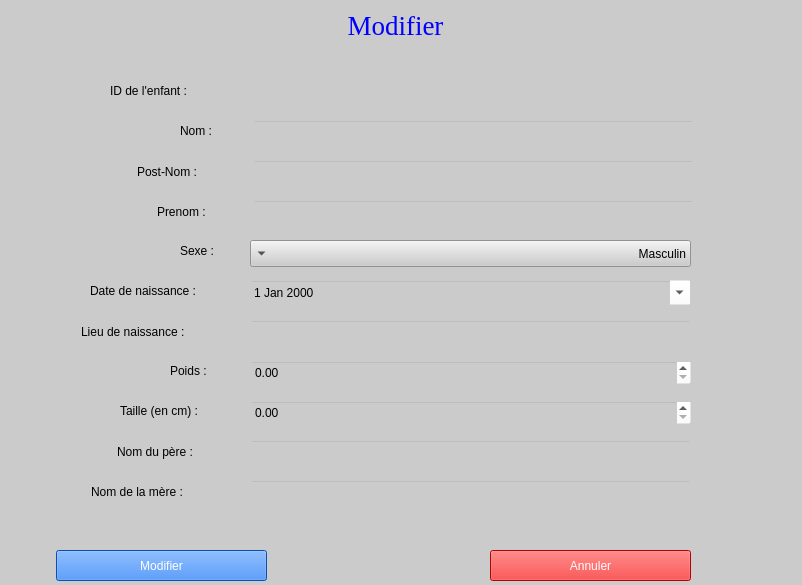
<?xml version="1.0" encoding="UTF-8"?>
<ui version="4.0">
 <class>Form</class>
 <widget class="QWidget" name="Form">
  <property name="geometry">
   <rect>
    <x>0</x>
    <y>0</y>
    <width>802</width>
    <height>585</height>
   </rect>
  </property>
  <property name="minimumSize">
   <size>
    <width>802</width>
    <height>585</height>
   </size>
  </property>
  <property name="maximumSize">
   <size>
    <width>802</width>
    <height>585</height>
   </size>
  </property>
  <property name="windowTitle">
   <string>Form</string>
  </property>
  <property name="styleSheet">
   <string notr="true">background-color: rgb(203, 203, 204);</string>
  </property>
  <widget class="QLineEdit" name="lineEdit_PostNom">
   <property name="geometry">
    <rect>
     <x>253</x>
     <y>160</y>
     <width>441</width>
     <height>27</height>
    </rect>
   </property>
   <property name="styleSheet">
    <string notr="true">font: 14pt &quot;Times New Roman&quot;;
background-color: rgba(255, 255, 255, 0);</string>
   </property>
  </widget>
  <widget class="QLineEdit" name="lineEdit_Nom_Mere">
   <property name="geometry">
    <rect>
     <x>250</x>
     <y>480</y>
     <width>441</width>
     <height>27</height>
    </rect>
   </property>
   <property name="styleSheet">
    <string notr="true">font: 14pt &quot;Times New Roman&quot;;
background-color: rgba(255, 255, 255, 0);</string>
   </property>
  </widget>
  <widget class="QLineEdit" name="lineEdit_Prenom">
   <property name="geometry">
    <rect>
     <x>253</x>
     <y>200</y>
     <width>441</width>
     <height>27</height>
    </rect>
   </property>
   <property name="styleSheet">
    <string notr="true">font: 14pt &quot;Times New Roman&quot;;
background-color: rgba(255, 255, 255, 0);</string>
   </property>
  </widget>
  <widget class="QComboBox" name="cb_Sexe">
   <property name="geometry">
    <rect>
     <x>250</x>
     <y>240</y>
     <width>441</width>
     <height>27</height>
    </rect>
   </property>
   <property name="cursor">
    <cursorShape>OpenHandCursor</cursorShape>
   </property>
   <property name="layoutDirection">
    <enum>Qt::RightToLeft</enum>
   </property>
   <property name="styleSheet">
    <string notr="true">font: 14pt &quot;Times New Roman&quot;;
</string>
   </property>
   <item>
    <property name="text">
     <string>Masculin</string>
    </property>
   </item>
   <item>
    <property name="text">
     <string>Feminin</string>
    </property>
   </item>
  </widget>
  <widget class="QPushButton" name="btn_Modifier">
   <property name="geometry">
    <rect>
     <x>56</x>
     <y>550</y>
     <width>211</width>
     <height>31</height>
    </rect>
   </property>
   <property name="cursor">
    <cursorShape>PointingHandCursor</cursorShape>
   </property>
   <property name="styleSheet">
    <string notr="true">background-color: rgb(11, 109, 255);
color: rgb(255, 255, 255);
font: 75 14pt &quot;Times New Roman&quot;;</string>
   </property>
   <property name="text">
    <string>Modifier</string>
   </property>
   <property name="default">
    <bool>false</bool>
   </property>
   <property name="flat">
    <bool>false</bool>
   </property>
  </widget>
  <widget class="QLabel" name="label_3">
   <property name="geometry">
    <rect>
     <x>137</x>
     <y>161</y>
     <width>86</width>
     <height>21</height>
    </rect>
   </property>
   <property name="styleSheet">
    <string notr="true">font: 14pt &quot;Times New Roman&quot;;</string>
   </property>
   <property name="text">
    <string>Post-Nom :</string>
   </property>
  </widget>
  <widget class="QPushButton" name="btn_Annuler">
   <property name="geometry">
    <rect>
     <x>490</x>
     <y>550</y>
     <width>201</width>
     <height>31</height>
    </rect>
   </property>
   <property name="cursor">
    <cursorShape>PointingHandCursor</cursorShape>
   </property>
   <property name="styleSheet">
    <string notr="true">background-color: rgb(255, 0, 0);
color: rgb(255, 255, 255);
font: 75 14pt &quot;Times New Roman&quot;;</string>
   </property>
   <property name="text">
    <string>Annuler</string>
   </property>
  </widget>
  <widget class="QLabel" name="label">
   <property name="geometry">
    <rect>
     <x>180</x>
     <y>120</y>
     <width>46</width>
     <height>21</height>
    </rect>
   </property>
   <property name="styleSheet">
    <string notr="true">font: 14pt &quot;Times New Roman&quot;;</string>
   </property>
   <property name="text">
    <string>Nom :</string>
   </property>
  </widget>
  <widget class="QLabel" name="label_9">
   <property name="geometry">
    <rect>
     <x>91</x>
     <y>481</y>
     <width>127</width>
     <height>21</height>
    </rect>
   </property>
   <property name="styleSheet">
    <string notr="true">font: 14pt &quot;Times New Roman&quot;;</string>
   </property>
   <property name="text">
    <string>Nom de la mère :</string>
   </property>
  </widget>
  <widget class="QDateEdit" name="dateEdit">
   <property name="geometry">
    <rect>
     <x>250</x>
     <y>280</y>
     <width>441</width>
     <height>25</height>
    </rect>
   </property>
   <property name="styleSheet">
    <string notr="true">font: 14pt &quot;Times New Roman&quot;;
background-color: rgba(255, 255, 255, 0);</string>
   </property>
   <property name="calendarPopup">
    <bool>true</bool>
   </property>
  </widget>
  <widget class="QDoubleSpinBox" name="doubleSpinBox_Poids">
   <property name="geometry">
    <rect>
     <x>250</x>
     <y>360</y>
     <width>441</width>
     <height>25</height>
    </rect>
   </property>
   <property name="styleSheet">
    <string notr="true">font: 14pt &quot;Times New Roman&quot;;
background-color: rgba(255, 255, 255, 0);</string>
   </property>
  </widget>
  <widget class="QLabel" name="label_10">
   <property name="geometry">
    <rect>
     <x>170</x>
     <y>360</y>
     <width>52</width>
     <height>21</height>
    </rect>
   </property>
   <property name="styleSheet">
    <string notr="true">font: 14pt &quot;Times New Roman&quot;;</string>
   </property>
   <property name="text">
    <string>Poids :</string>
   </property>
  </widget>
  <widget class="QLabel" name="label_2">
   <property name="geometry">
    <rect>
     <x>10</x>
     <y>10</y>
     <width>771</width>
     <height>31</height>
    </rect>
   </property>
   <property name="font">
    <font>
     <family>Times New Roman</family>
     <pointsize>20</pointsize>
     <weight>50</weight>
     <italic>false</italic>
     <bold>false</bold>
    </font>
   </property>
   <property name="layoutDirection">
    <enum>Qt::LeftToRight</enum>
   </property>
   <property name="styleSheet">
    <string notr="true">font: 20pt &quot;Times New Roman&quot;;
background-color: rgba(255, 255, 255, 0);
color: rgb(0, 0, 255);</string>
   </property>
   <property name="text">
    <string>Modifier</string>
   </property>
   <property name="alignment">
    <set>Qt::AlignCenter</set>
   </property>
  </widget>
  <widget class="QLabel" name="label_4">
   <property name="geometry">
    <rect>
     <x>157</x>
     <y>201</y>
     <width>73</width>
     <height>21</height>
    </rect>
   </property>
   <property name="styleSheet">
    <string notr="true">font: 14pt &quot;Times New Roman&quot;;</string>
   </property>
   <property name="text">
    <string>Prenom :</string>
   </property>
  </widget>
  <widget class="QLineEdit" name="lineEdit_Nom">
   <property name="geometry">
    <rect>
     <x>253</x>
     <y>120</y>
     <width>441</width>
     <height>27</height>
    </rect>
   </property>
   <property name="styleSheet">
    <string notr="true">font: 14pt &quot;Times New Roman&quot;;
background-color: rgba(255, 255, 255, 0);</string>
   </property>
  </widget>
  <widget class="QLabel" name="label_6">
   <property name="geometry">
    <rect>
     <x>90</x>
     <y>280</y>
     <width>142</width>
     <height>21</height>
    </rect>
   </property>
   <property name="styleSheet">
    <string notr="true">font: 14pt &quot;Times New Roman&quot;;</string>
   </property>
   <property name="text">
    <string>Date de naissance :</string>
   </property>
  </widget>
  <widget class="QLineEdit" name="lineEdit_Nom_Pere">
   <property name="geometry">
    <rect>
     <x>250</x>
     <y>440</y>
     <width>441</width>
     <height>27</height>
    </rect>
   </property>
   <property name="styleSheet">
    <string notr="true">font: 14pt &quot;Times New Roman&quot;;
background-color: rgba(255, 255, 255, 0);</string>
   </property>
  </widget>
  <widget class="QLabel" name="label_7">
   <property name="geometry">
    <rect>
     <x>81</x>
     <y>321</y>
     <width>140</width>
     <height>21</height>
    </rect>
   </property>
   <property name="styleSheet">
    <string notr="true">font: 14pt &quot;Times New Roman&quot;;</string>
   </property>
   <property name="text">
    <string>Lieu de naissance :</string>
   </property>
  </widget>
  <widget class="QLabel" name="label_11">
   <property name="geometry">
    <rect>
     <x>120</x>
     <y>400</y>
     <width>110</width>
     <height>21</height>
    </rect>
   </property>
   <property name="styleSheet">
    <string notr="true">font: 14pt &quot;Times New Roman&quot;;</string>
   </property>
   <property name="text">
    <string>Taille (en cm) :</string>
   </property>
  </widget>
  <widget class="QLabel" name="label_5">
   <property name="geometry">
    <rect>
     <x>180</x>
     <y>240</y>
     <width>45</width>
     <height>21</height>
    </rect>
   </property>
   <property name="styleSheet">
    <string notr="true">font: 14pt &quot;Times New Roman&quot;;</string>
   </property>
   <property name="text">
    <string>Sexe :</string>
   </property>
  </widget>
  <widget class="QDoubleSpinBox" name="doubleSpinBox_taille">
   <property name="geometry">
    <rect>
     <x>250</x>
     <y>400</y>
     <width>441</width>
     <height>25</height>
    </rect>
   </property>
   <property name="styleSheet">
    <string notr="true">font: 14pt &quot;Times New Roman&quot;;
background-color: rgba(255, 255, 255, 0);</string>
   </property>
  </widget>
  <widget class="QLabel" name="label_8">
   <property name="geometry">
    <rect>
     <x>117</x>
     <y>441</y>
     <width>113</width>
     <height>21</height>
    </rect>
   </property>
   <property name="styleSheet">
    <string notr="true">font: 14pt &quot;Times New Roman&quot;;</string>
   </property>
   <property name="text">
    <string>Nom du père :</string>
   </property>
  </widget>
  <widget class="QLineEdit" name="lineEdit_LieuNaissance">
   <property name="geometry">
    <rect>
     <x>250</x>
     <y>320</y>
     <width>441</width>
     <height>27</height>
    </rect>
   </property>
   <property name="styleSheet">
    <string notr="true">font: 14pt &quot;Times New Roman&quot;;
background-color: rgba(255, 255, 255, 0);</string>
   </property>
  </widget>
  <widget class="QLabel" name="label_13">
   <property name="geometry">
    <rect>
     <x>110</x>
     <y>80</y>
     <width>111</width>
     <height>21</height>
    </rect>
   </property>
   <property name="styleSheet">
    <string notr="true">font: 14pt &quot;Times New Roman&quot;;
background-color: rgba(255, 255, 255, 0);</string>
   </property>
   <property name="text">
    <string>ID de l'enfant :</string>
   </property>
  </widget>
  <widget class="QLabel" name="lbl_ID">
   <property name="geometry">
    <rect>
     <x>250</x>
     <y>80</y>
     <width>441</width>
     <height>21</height>
    </rect>
   </property>
   <property name="styleSheet">
    <string notr="true">font: 14pt &quot;Times New Roman&quot;;</string>
   </property>
   <property name="text">
    <string/>
   </property>
  </widget>
 </widget>
 <resources/>
 <connections/>
</ui>
